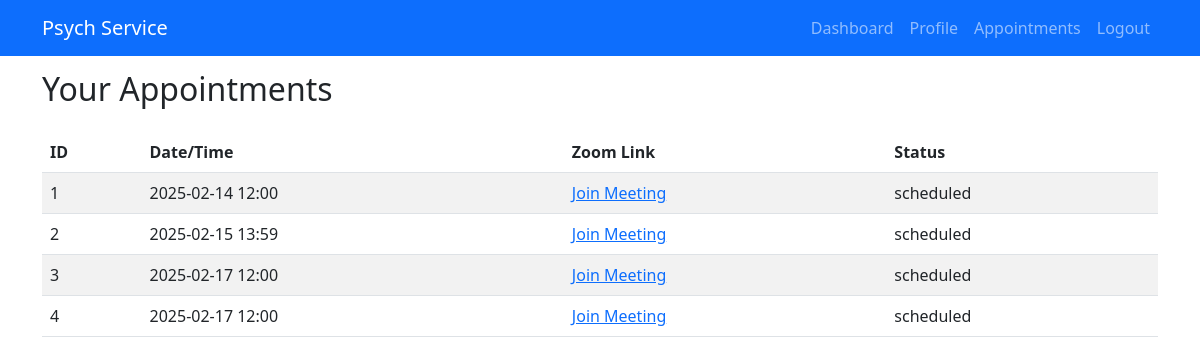
The app's page /appointments (signed in) with its own data.
### index.py (models this page shows)
class Appointment(db.Model):
    id = db.Column(db.Integer, primary_key=True)
    patient_id = db.Column(db.Integer, db.ForeignKey('user.id', ondelete="CASCADE"), nullable=False)
    psychologist_id = db.Column(db.Integer, db.ForeignKey('user.id', ondelete="CASCADE"), nullable=False)
    appointment_datetime = db.Column(db.DateTime, nullable=False)
    zoom_link = db.Column(db.String(255), nullable=False)
    status = db.Column(db.String(20), default='scheduled')
    patient = db.relationship(
        'User',
        foreign_keys=[patient_id],
        backref=db.backref('appointments_as_patient', cascade="all, delete-orphan", passive_deletes=True)
    )
    psychologist = db.relationship(
        'User',
        foreign_keys=[psychologist_id],
        backref=db.backref('appointments_as_psychologist', cascade="all, delete-orphan", passive_deletes=True)
    )

### index.py (the view)
@app.route('/appointments')
@login_required
def appointments():
    if current_user.role == 'patient':
        appts = Appointment.query.filter_by(patient_id=current_user.id).all()
    elif current_user.role in ['psychologist', 'approved', 'admin']:
        appts = Appointment.query.filter_by(psychologist_id=current_user.id).all()
    else:
        appts = []
    return render_template('appointments.html', appointments=appts)

### index.py (called while the page is built)
@login_manager.user_loader
def load_user(user_id):
    return User.query.get(int(user_id))

@app.context_processor
def inject_now():
    return {'now': datetime.utcnow}

@app.context_processor
def inject_current_year():
    return {'current_year': datetime.utcnow().year}

### templates/appointments.html (shortened to what this page needs)
{% extends "base.html" %}
{% block content %}
<h2 class="mb-4">Your Appointments</h2>
{% if appointments %}
  <table class="table table-striped">
    <thead>
      <tr>
        <th>ID</th>
        <th>Date/Time</th>
        <th>Zoom Link</th>
        <th>Status</th>
      </tr>
    </thead>
    <tbody>
      {% for appt in appointments %}
      <tr>
        <td>{{ appt.id }}</td>
        <td>{{ appt.appointment_datetime.strftime('%Y-%m-%d %H:%M') }}</td>
        <td>
          <a href="{{ appt.zoom_link }}" target="_blank">Join Meeting</a>
        </td>
        <td>{{ appt.status }}</td>
      </tr>
      {% endfor %}
    </tbody>
  </table>
{% else %}
  <p>You have no appointments scheduled.</p>
{% endif %}
{% endblock %}

### templates/base.html (style rules this page uses)
body { padding-top: 70px; }

### records on screen
Appointment: id "1", appointment_datetime "2025-02-14 12:00", status "scheduled"
Appointment: id "2", appointment_datetime "2025-02-15 13:59", status "scheduled"
Appointment: id "3", appointment_datetime "2025-02-17 12:00", status "scheduled"
Appointment: id "4", appointment_datetime "2025-02-17 12:00", status "scheduled"
